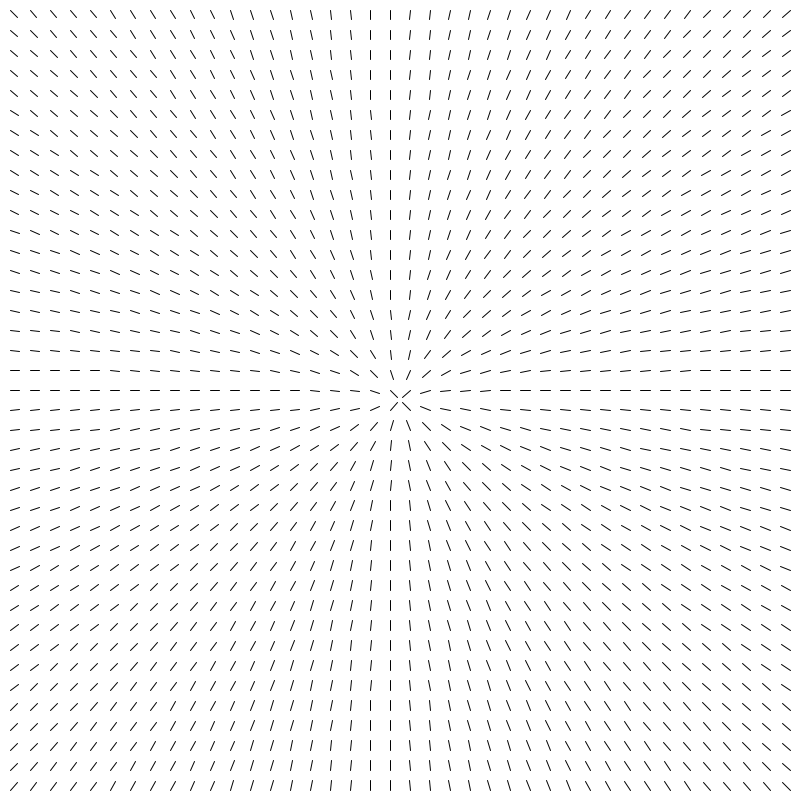
Frame 1 (no input)
Frame 60 (the mouse pressed at the canvas centre just before this capture): identical to frame 1, image omitted
Frame 120 (the mouse held since frame 60 and released just before this capture): identical to frame 1, image omitted

The Processing sketch that drew this single still picture (run headless with seeded random() and noise(); from frame 60 on, the mouse is pressed at the canvas centre):

// Processing sketch: Park_NOC_6_6
// ── Park_NOC_6_6.pde
/* Ryan P    "12/9/19"
"Flow Field"
Information Engineering  '18-19     St. Mark's School of Texas 

Code Abstract: "To create a center pointing flow field at all points on the screen"
Source(s): Daniel Shiffman: https://natureofcode.com/book/chapter-6-autonomous-agents/

This program is free software: you can redistribute it and/or modify it under the terms of the GNU General Public License v3 as published by the Free Software Foundation
*/
//DCR: Please add commentary!
// 18/20 pts

FF a;
void setup(){
  size(800,800);
  a=new FF();
}

void draw(){
  background(255);
  a.display();
}


class FF{
  PVector [][] Field;
  int row,column;
  int res;
  PVector screenMid = new PVector (width/2, height/2);
  PVector gridMid,gridFlow;
  
  FF(){
    
    
    res=20;
    
    column=width/res +1;
    row=height/res +1;
    
    Field=new PVector [column][row];
    
    
    /*for (int i = 0; i < column; i++) {
      for (int j = 0; j < row; j++) {
        int xcoord=(i*res)-res/2;
        int ycoord=(j*res)-res/2;
        gridMid=new PVector(xcoord,ycoord);
        gridFlow=PVector.sub(screenMid,gridMid);
        gridFlow.normalize().mult(10);
        Field[i][j] = gridFlow;
      }
    }*/
    
  } 
  void display(){
    for (int i = 0; i < column; i++) {
      for (int j = 0; j < row; j++) {
        int xcoord=(i*res)-res/2;
        int ycoord=(j*res)-res/2;
        gridMid=new PVector(xcoord,ycoord);
        gridFlow=PVector.sub(screenMid,gridMid);
        gridFlow.normalize().mult(10);
        Field[i][j] = gridFlow;
        stroke(3);
        strokeWeight(1);
        line(gridMid.x,gridMid.y,gridMid.x+gridFlow.x,gridMid.y+gridFlow.y);    
        
      }
    }
    
    
  }
  
  
  
}
